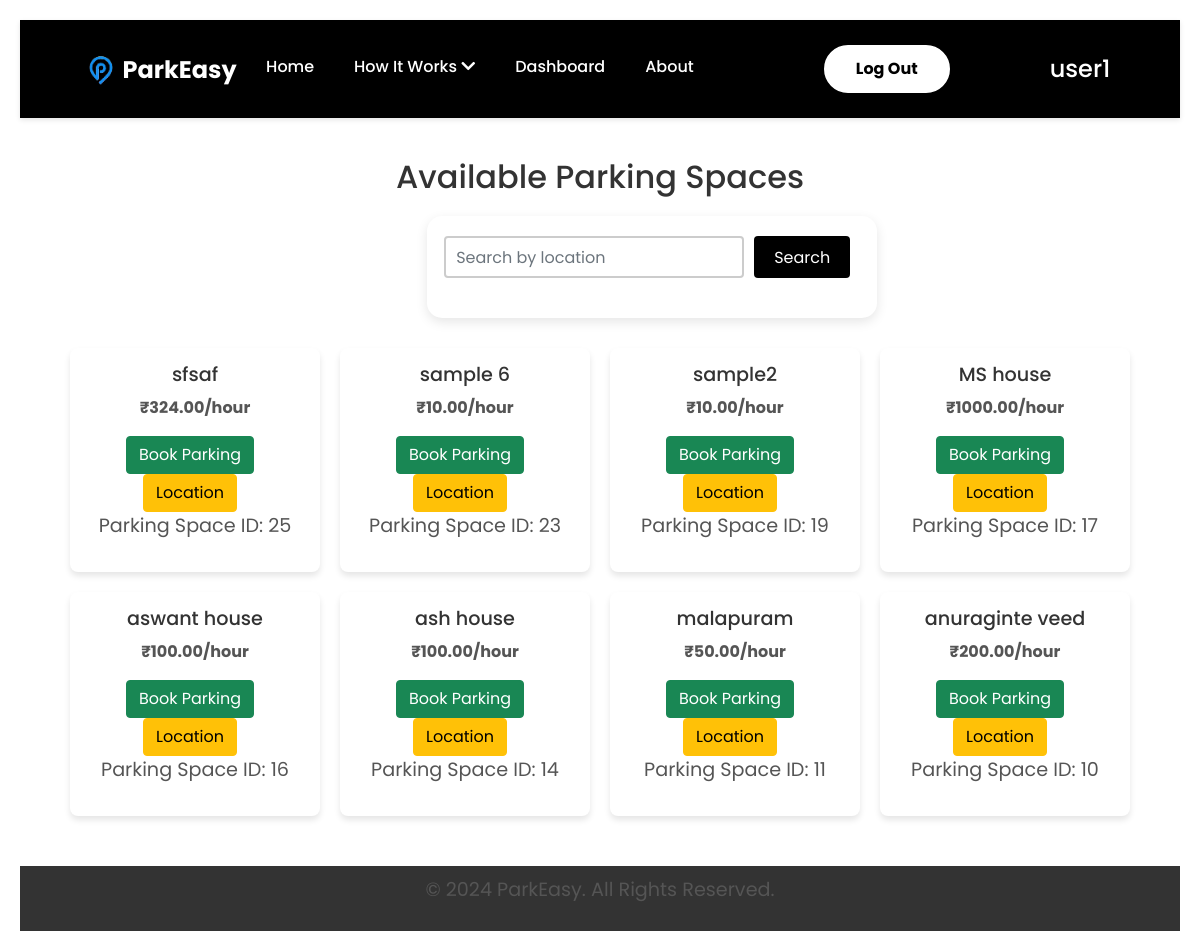
Page /parkeasy/parking-spaces/ (signed in) on the committed database.
### ParkEasyApp/models.py (models this page shows, shortened)
class ParkingSpace(models.Model):
    host = models.ForeignKey(ParkEasyUser, on_delete=models.CASCADE, related_name="parking_spaces")
    location = models.CharField(max_length=255)
    price_per_hour = models.DecimalField(max_digits=10, decimal_places=2)
    availability = models.BooleanField(default=True)  # Indicates if space is available for booking
    amenities = models.TextField(blank=True, null=True)  # Optional description of amenities
    rating = models.DecimalField(max_digits=3, decimal_places=2, default=0.0)  # Average rating by users
    created_at = models.DateTimeField(auto_now_add=True)
    latitude = models.FloatField(null=True, blank=True)  # Store latitude
    longitude = models.FloatField(null=True, blank=True)  # Store longitude
    class Meta:
        indexes = [
            models.Index(fields=['host', 'location']),
        ]

### ParkEasyApp/views.py (the view)
# urls.py: path('parking-spaces/', views.parking_space_list_view, name='parking_space_list'),
def parking_space_list_view(request):
    query = request.GET.get('q', '')
    parking_spaces = ParkingSpace.objects.filter(
        Q(location__icontains=query) & Q(availability=True) & ~Q(host__user=request.user)
    ).order_by('-created_at')
    return render(request, 'parking/parking_space_list.html', {
        'parking_spaces': parking_spaces,
        'query': query
    })

### templates/parking/parking_space_list.html
{% extends "base.html" %}
{% load static %}
{% block content %}
<h2 class="heading">Available Parking Spaces</h2>
<form method="get" class="search-form">
    <input type="text" name="q" value="{{ query }}" placeholder="Search by location" class="form-control">
    <button type="submit" class="btn btn-primary">Search</button>
</form>
<div class="parking-space-grid">
    {% for space in parking_spaces %}
    <div class="parking-space-card">
        <a href="{% url 'parking_space_detail' space.id %}" class="space-link">
            <h3>{{ space.location }}</h3>
            <p>₹{{ space.price_per_hour }}/hour</p>
        </a>
        {% if space.host.user != request.user %}
        <a href="{% url 'create_booking' parking_space_id=space.id %}" class="btn btn-success">Book Parking</a>
        <a href="{% url 'map' space.id %}" class="btn btn-warning">Location</a>
        <p>Parking Space ID: {{ space.id }}</p>
        {% else %}
        <p class="text-muted">This is your parking space</p>
        {% endif %}
    </div>
    {% empty %}
    <div class="empty-message">
        <p>No parking spaces available.</p>
    </div>
    {% endfor %}
</div>
{% endblock %}

### templates/base.html (shortened to what this page needs)
<!DOCTYPE html>
<html lang="en">
{% load static %}
<head>
    <link rel="stylesheet" href="{% static 'css/home_style.css' %}">
    <link rel="stylesheet" href="{% static 'css/base_style.css' %}">
    <link rel="stylesheet" href="{% static 'css/login.css' %}">
    <link rel="stylesheet" href="{% static 'css/about.css' %}">
    <link rel="stylesheet" href="{% static 'css/add_parking_style.css' %}">
    <link rel="stylesheet" href="{% static 'css/parking_space_list.css' %}">
    <link rel="stylesheet" href="{% static 'css/parking_space_detail.css' %}">
    <link rel="stylesheet" href="{% static 'css/my_listed_parking_spaces.css' %}">
    <link rel="stylesheet" href="{% static 'css/help_support.css' %}">
    <link rel="stylesheet" href="{% static 'css/terms_conditions.css' %}">
    <link rel="stylesheet" href="{% static 'css/my_bookings.css' %}">
    <link rel="stylesheet" href="{% static 'css/create_booking.css' %}">
    <link href="https://cdnjs.cloudflare.com/ajax/libs/font-awesome/5.15.4/css/all.min.css" rel="stylesheet">
    <link href="https://cdn.jsdelivr.net/npm/bootstrap@5.3.3/dist/css/bootstrap.min.css" rel="stylesheet"
>
    <link rel="stylesheet" href="https://unpkg.com/leaflet@1.9.4/dist/leaflet.css" />
    <link href="https://cdn.jsdelivr.net/npm/bootstrap@5.1.0/dist/css/bootstrap.min.css" rel="stylesheet">
</head>
<body>
    <header>
        <div class="logo">
            <a href="{% url 'home' %}">
                <img src="{% static 'img/P1 logoo.png' %}" alt="Placeholder Logo">
                <span class="logo-text">ParkEasy</span>
            </a>
        </div>
        <nav>
            <ul class="menu">
                <li><a href="{% url 'home' %}">Home</a></li>
                <li class="dropdown">
                    <a href="#" id="how-it-works">How It Works <i class="fas fa-chevron-down"></i></a>
                </li>
                <li><a href="{% url 'dashboard' %}">Dashboard</a></li>
                <li><a href="{% url 'about' %}">About</a></li>
                <li>
                    {% if user.is_authenticated %}
                    <a href="{% url 'logout' %}" id="login_button">Log Out</a>
                    {% else %}
                    <a href="{% url 'login' %}" id="login_button">Log In</a>
                    <a href="{% url 'register' %}" id="signup_button">Sign Up</a>
                    {% endif %}
                </li>
                <li style="margin-left:100px ;">
                    <h4>{{ request.user.username }}</h4>
                </li>
            </ul>
        </nav>
    </header>
    <div class="wrapper" style=" min-height: 500px; ">
        <main>
            {% block content %}{% endblock %}
        </main>
    </div>
    <footer>
        <p>&copy; 2024 ParkEasy. All Rights Reserved.</p>
    </footer>
</body>
</html>

### static/css/home_style.css (style rules this page uses)
main { padding: 40px; font-family: 'Poppins', sans-serif; }
header { background-color: black; color: white; padding: 15px 50px; display: flex; justify-content: space-between; align-items: center; box-shadow: 0 2px 5px rgba(0, 0, 0, 0.1); position: sticky; top: 0; z-index: 10; }
header .logo { display: flex; align-items: center; }
header .logo img { height: 50px; max-width: 100%; display: block; float: left; }
header .logo-text { float: left; text-decoration: none; margin-left: -10px; margin-top: 8px; font-size: 24px; color: white; font-weight: bold; }
header nav { display: flex; align-items: center; flex-grow: 1; justify-content: center; margin-top: 10px; box-sizing: border-box; }
header nav ul { display: flex; list-style: none; margin: 0; padding: 0; }
header nav ul li { margin-left: 20px; position: relative; margin-top: 10px; }
header nav ul li:first-child { margin-left: 0; }
header nav ul li a { color: white; text-decoration: none; font-weight: 500; padding: 5px 10px; border-radius: 4px; transition: background-color 0.3s, color 0.3s; }
header nav ul li.dropdown .fas { display: inline-block; transition: transform 0.3s ease; }
#login_button { background-color: white; color: #000; padding: 10px 30px; border-radius: 50px; font-weight: bold; border: 2px solid #fff; display: inline-flex; justify-content: center; align-items: center; cursor: pointer; margin-left: 100px; margin-top: -10px; }
footer { background-color: black; color: white; text-align: center; padding: 10px; margin-top: 40px; }

### static/css/base_style.css (style rules this page uses)
* { font-family: 'Poppins', sans-serif; margin: 0; padding: 0; box-sizing: border-box; }
body { font-family: 'Poppins', sans-serif; margin: 0; padding: 0; overflow-x: hidden; line-height: 1.6; display: flex; flex-direction: column; min-height: 400px; }
.wrapper { flex: 1; display: flex; flex-direction: column; }
header { width: 100%; background-color: black; color: white; padding: 15px 50px; display: flex; justify-content: space-between; align-items: center; box-shadow: 0 2px 5px rgba(0, 0, 0, 0.1); position: sticky; top: 0; z-index: 10; }
header .logo { display: flex; align-items: center; }
header .logo img { height: 50px; max-width: 100%; display: block; float: left; }
header .logo-text { float: left; text-decoration: none; margin-left: -10px; margin-top: 8px; font-size: 24px; color: white; font-weight: bold; }
header nav { display: flex; align-items: center; flex-grow: 1; justify-content: center; margin-top: 10px; box-sizing: border-box; }
header nav ul { display: flex; list-style: none; margin: 0; padding: 0; }
header nav ul li { margin-left: 20px; position: relative; margin-top: 10px; }
header nav ul li:first-child { margin-left: 0; }
header nav ul li a { color: white; text-decoration: none; font-weight: 500; padding: 5px 10px; border-radius: 4px; transition: background-color 0.3s, color 0.3s; }
header nav ul li.dropdown .fas { display: inline-block; transition: transform 0.3s ease; }
#login_button { background-color: white; color: #000; padding: 10px 30px; border-radius: 50px; font-weight: bold; border: 2px solid #fff; display: inline-flex; justify-content: center; align-items: center; cursor: pointer; margin-left: 100px; margin-top: -10px; }
footer { background-color: #333; color: rgba(255, 255, 255, 0.826); text-align: center; padding: 10px; margin-top: auto; width: 100%; }

### static/css/add_parking_style.css (style rules this page uses)
* { margin: 0; padding: 0; box-sizing: border-box; }
body { font-family: 'Poppins', sans-serif; background-color: #f4f4f4; justify-content: center; align-items: center; height: 100vh; margin: 0; }
form { background-color: #fff; padding: 20px; border-radius: 15px; box-shadow: 0 4px 12px rgba(0, 0, 0, 0.1); width: 100%; max-width: 450px; text-align: left; }
h2 { color: black; font-size: 28px; margin-bottom: 20px; text-align: center; }
form input, form select { width: 100%; padding: 12px; margin-bottom: 20px; border: 1px solid #ccc; border-radius: 8px; font-size: 16px; transition: border-color 0.3s ease; background-color: #f9f9f9; }
button[type="submit"] { background-color: black; color: white; padding: 12px 20px; border: none; border-radius: 8px; font-size: 18px; width: 100%; cursor: pointer; transition: background-color 0.3s ease; }

### static/css/my_listed_parking_spaces.css (style rules this page uses)
p { font-size: 1.2em; color: #555; text-align: center; margin-top: 20px; margin-bottom: 30px; }
ul { list-style-type: none; padding: 0; margin: 0; }
a { color: #007bff; text-decoration: none; font-weight: bold; }
body { display: block; overflow-x: hidden; }
.wrapper { flex: initial; }

### rows in the picture
ParkingSpace: location "sfsaf", price_per_hour "324.00", id "25"
ParkingSpace: location "sample 6", price_per_hour "10.00", id "23"
ParkingSpace: location "sample2", price_per_hour "10.00", id "19"
ParkingSpace: location "MS house", price_per_hour "1000.00", id "17"
ParkingSpace: location "aswant house", price_per_hour "100.00", id "16"
ParkingSpace: location "ash house", price_per_hour "100.00", id "14"
ParkingSpace: location "malapuram", price_per_hour "50.00", id "11"
ParkingSpace: location "anuraginte veed", price_per_hour "200.00", id "10"

### other values in the picture
{{ request.user.username }} "user1"
